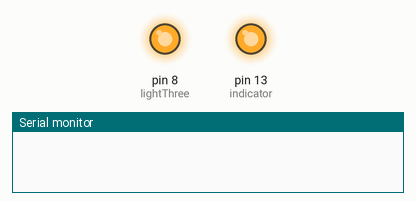
Simulated run of this sketch. Board: Arduino Uno, built with avr-gcc and run on an emulated ATmega328P. Parts: output pins drawn as LEDs (lit = HIGH), the last lines printed to the serial monitor. The modem accepts every AT command (registered, SIM ready, sends succeed) and sends nothing else.

Above: at 0.1 s.
At 9.5 s:
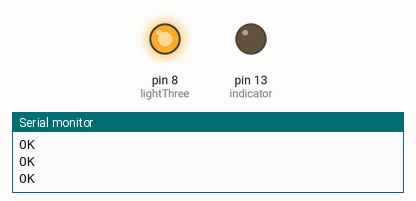
Timing chart, 0 to 11.0 s (numbered marks = the images above):
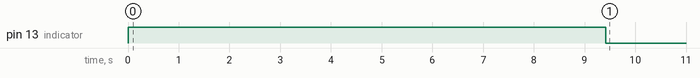

The sketch:

iot.ino
```cpp
#include <SoftwareSerial.h>

SoftwareSerial esp8266(2,3);

#define serialCommunicationSpeed 9600
#define DEBUG true
//#define STATUS = 0

//int checkStOne = 0;
//int checkStTwo = 0;
//int checkStThree = 1;
//int checkStFour = 1;


//int detectorOne = 9;
//int detectorTwo = 10;
//int detectorThree = 11;
//int detectorFour = 12;

//int lightOne = 6;
//int lightTwo = 7;
int lightThree = 8;
//int lightFour = 9;

int indicator = 13;


void setup()
{
//  pinMode(detectorOne,INPUT);
//  pinMode(detectorTwo,INPUT);
//  pinMode(detectorThree,INPUT);
//  pinMode(detectorFour,INPUT);


//  digitalWrite(detectorOne,LOW);
//  digitalWrite(detectorTwo,LOW);
//  digitalWrite(detectorThree,LOW);
//  digitalWrite(detectorFour,LOW);

//  pinMode(lightOne,OUTPUT);
//  pinMode(lightTwo,OUTPUT);
  pinMode(lightThree,OUTPUT);
//  pinMode(lightFour,OUTPUT);

  pinMode(indicator,OUTPUT);


//  digitalWrite(lightOne,HIGH);
//  digitalWrite(lightTwo,HIGH);
  digitalWrite(lightThree,HIGH);
//  digitalWrite(lightFour,HIGH);

  digitalWrite(indicator,HIGH);


  Serial.begin(serialCommunicationSpeed);
  esp8266.begin(serialCommunicationSpeed);

  InitWifiModule();
//  checkCircuitStatus();

  digitalWrite(indicator,LOW);
  delay(200);
}
void loop()
{
  if(esp8266.available())

  {
    delay(500);
    if(esp8266.find("+IPD,"))
    {
      delay(200);
      int connectionId = esp8266.read()-48;

        esp8266.find("pin=");
        int pinNumber = (esp8266.read()-48);
        int statusLed =(esp8266.read()-48);
        delay(500);

        String responseData = "AT+CIPSEND=";
        responseData += connectionId;
        responseData += ",1\r\n";
        Serial.println(responseData);
        sendData(responseData , 800, DEBUG);

        delay(100);
        sendData(pinNumber+"\r\n",500,DEBUG);
        delay(100);

        digitalWrite(pinNumber, statusLed);

        String closeCommand = "AT+CIPCLOSE=";
        closeCommand+=connectionId;
        closeCommand+="\r\n";
        sendData(closeCommand,500,DEBUG);

    }
  }
//  if(digitalRead(detectorOne) != checkStOne || digitalRead(detectorTwo) != checkStTwo || digitalRead(detectorThree) != checkStThree || digitalRead(detectorFour) != checkStFour){
//    Serial.println("i am inside loop");
//    if(digitalRead(detectorOne) != checkStOne){
//      checkStOne = digitalRead(detectorOne);
//      sendStToDatabase(detectorOne, checkStOne);
//    }
//    if(digitalRead(detectorTwo) != checkStTwo){
//      checkStTwo = digitalRead(detectorTwo);
//      sendStToDatabase(detectorTwo , checkStTwo);
//    }
//    if(digitalRead(detectorThree) != checkStThree){
//      checkStThree = digitalRead(detectorThree);
//      sendStToDatabase(detectorThree , checkStThree);
//    }
//    if(digitalRead(detectorFour) != checkStFour){
//      checkStFour = digitalRead(detectorFour);
//      sendStToDatabase(detectorFour , checkStFour);
//    }
//
//  }
//  else{
//    Serial.println("I AM NOT OK, ok?");
//    Serial.println(digitalRead(detectorTwo));
//    delay(1000);
//  }
}


//    int changeOccured(){
//      int static StatusOfDetectorOne = 0;
//      int static StatusOfDetectoTwo = 0;
//      int static StatusOfDetectorThree = 0;
//      int static StatusOfDetectorFour = 0;
//      if(digitalRead(detectorOne) != StatusOfDetectorOne){
//        StatusOfDetectorOne = digitalRead(detectorOne);
//      }
//      if(digitalRead(detectorTwo) != StatusOfDetectoTwo){
//        StatusOfDetectoTwo = digitalRead(detectorTwo);
//      }
//      if(digitalRead(detectorThree) != StatusOfDetectorThree){
//        StatusOfDetectorThree = digitalRead(detectorThree);
//      }
//      if(digitalRead(detectorFour) != StatusOfDetectorFour){
//        StatusOfDetectorFour = digitalRead(detectorFour);
//      }
//
//    }

void sendData(String command, const int timeout, boolean debug){
    String response = "";
    esp8266.print(command);
    long int time = millis();
    while( (time+timeout) > millis()){
      while(esp8266.available()){
        char c = esp8266.read();
        response+=c;
      }
    }
    if(DEBUG){
      Serial.print(response);
    }
//    return response;
}
void InitWifiModule(){
  sendData("AT+RST\r\n", 1500, DEBUG);
//  delay(1000);
  sendData("AT+CWMODE=1\r\n", 1000, DEBUG);
//  delay (500);
  sendData("AT+CWJAP=\"spacex#Stay Home@ClassicTech\",\"pravash1234\"\r\n", 5000, DEBUG);
//  delay (1000);
  sendData("AT+CIFSR\r\n", 600, DEBUG);
//  delay (1000);
  sendData("AT+CIPMUX=1\r\n", 600, DEBUG);
//  delay (1000);
  sendData("AT+CIPSERVER=1,80\r\n", 600, DEBUG);
//  delay(500);
}
//void checkCircuitStatus(){
//  if(digitalRead(detectorOne)){
//    checkStOne = 1;
//    sendStToDatabase(detectorOne, checkStOne);
//  }
//  if(digitalRead(detectorTwo)){
//    checkStTwo = 1;
//    sendStToDatabase(detectorTwo , checkStTwo);
//  }
//  if(digitalRead(detectorThree)){
//    checkStThree = 1;
//    sendStToDatabase(detectorThree , checkStThree);
//  }
//  if(digitalRead(detectorFour)){
//    checkStFour = 1;
//    sendStToDatabase(detectorFour , checkStFour);
//  }
//}
//void sendStToDatabase(int detector, int checkSt){
//  Serial.println("i am here");
//  Serial.println(detector);
//  Serial.println(checkSt);
//
//}
```
